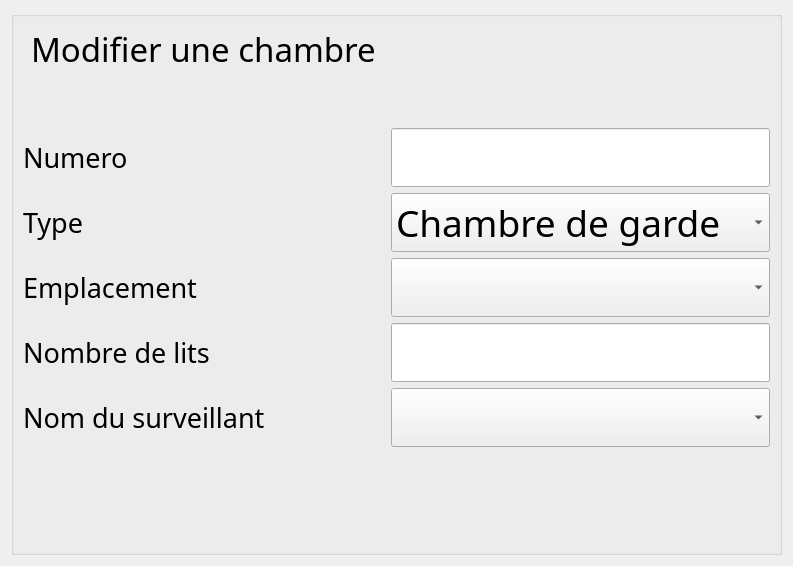
      <widget class="QWidget" name="ModifChambre">
       <layout class="QVBoxLayout" name="verticalLayout_74">
        <item>
         <widget class="QGroupBox" name="groupBox_10">
          <property name="font">
           <font>
            <family>Quicksand SemiBold</family>
            <pointsize>28</pointsize>
           </font>
          </property>
          <property name="title">
           <string/>
          </property>
          <layout class="QVBoxLayout" name="verticalLayout_72">
           <item>
            <layout class="QVBoxLayout" name="verticalLayout_71">
             <item>
              <layout class="QGridLayout" name="gridLayout_15">
               <item row="4" column="1">
                <widget class="QLineEdit" name="lineEdit_ModifNombreLits"/>
               </item>
               <item row="5" column="0">
                <widget class="QLabel" name="nomduSurveillant_3">
                 <property name="font">
                  <font>
                   <family>Quicksand SemiBold</family>
                   <pointsize>20</pointsize>
                  </font>
                 </property>
                 <property name="text">
                  <string>Nom du surveillant</string>
                 </property>
                </widget>
               </item>
               <item row="3" column="0">
                <widget class="QLabel" name="emplacement_3">
                 <property name="font">
                  <font>
                   <family>Quicksand SemiBold</family>
                   <pointsize>20</pointsize>
                  </font>
                 </property>
                 <property name="text">
                  <string>Emplacement</string>
                 </property>
                </widget>
               </item>
               <item row="1" column="1">
                <widget class="QLineEdit" name="lineEdit_ModifNumero">
                 <property name="readOnly">
                  <bool>false</bool>
                 </property>
                </widget>
               </item>
               <item row="2" column="1">
                <widget class="QComboBox" name="comboBox_ModifType">
                 <item>
                  <property name="text">
                   <string>Chambre de garde</string>
                  </property>
                 </item>
                 <item>
                  <property name="text">
                   <string>Chambre du patient</string>
                  </property>
                 </item>
                </widget>
               </item>
               <item row="3" column="1">
                <widget class="QComboBox" name="comboBox_ModifEmplacement"/>
               </item>
               <item row="5" column="1">
                <widget class="QComboBox" name="comboBox_ModifSurveillant"/>
               </item>
               <item row="1" column="0">
                <widget class="QLabel" name="numero_3">
                 <property name="font">
                  <font>
                   <family>Quicksand SemiBold</family>
                   <pointsize>20</pointsize>
                  </font>
                 </property>
                 <property name="text">
                  <string>Numero</string>
                 </property>
                </widget>
               </item>
               <item row="2" column="0">
                <widget class="QLabel" name="type_3">
                 <property name="font">
                  <font>
                   <family>Quicksand SemiBold</family>
                   <pointsize>20</pointsize>
                  </font>
                 </property>
                 <property name="text">
                  <string>Type</string>
                 </property>
                </widget>
               </item>
               <item row="4" column="0">
                <widget class="QLabel" name="nombredelits_3">
                 <property name="font">
                  <font>
                   <family>Quicksand SemiBold</family>
                   <pointsize>20</pointsize>
                  </font>
                 </property>
                 <property name="text">
                  <string>Nombre de lits</string>
                 </property>
                </widget>
               </item>
               <item row="0" column="0">
                <widget class="QLabel" name="label_74">
                 <property name="font">
                  <font>
                   <family>Quicksand SemiBold</family>
                   <pointsize>25</pointsize>
                  </font>
                 </property>
                 <property name="styleSheet">
                  <string notr="true">margin-bottom:50px;
</string>
                 </property>
                 <property name="text">
                  <string>Modifier une chambre</string>
                 </property>
                </widget>
               </item>
              </layout>
             </item>
             <item>
              <spacer name="verticalSpacer_38">
               <property name="orientation">
                <enum>Qt::Vertical</enum>
               </property>
               <property name="sizeHint" stdset="0">
                <size>
                 <width>20</width>
                 <height>40</height>
                </size>
               </property>
              </spacer>
             </item>
             <item>
              <layout class="QHBoxLayout" name="horizontalLayout_108">
               <item>
                <widget class="QPushButton" name="pushButton_annulerModifChambre">
                 <property name="maximumSize">
                  <size>
                   <width>50</width>
                   <height>50</height>
                  </size>
                 </property>
                 <property name="styleSheet">
                  <string notr="true">#pushButton_annulerModifChambre{
background-color: transparent;
border-image: url(:/pics/pics/precedent.png);
background: none;
border: none;
background-repeat: none;
}</string>
                 </property>
                 <property name="text">
                  <string/>
                 </property>
                </widget>
               </item>
               <item>
                <spacer name="horizontalSpacer_78">
                 <property name="orientation">
                  <enum>Qt::Horizontal</enum>
                 </property>
                 <property name="sizeHint" stdset="0">
                  <size>
                   <width>40</width>
                   <height>20</height>
                  </size>
                 </property>
                </spacer>
               </item>
               <item>
                <widget class="QPushButton" name="pushButton_ModifierChambre">
                 <property name="maximumSize">
                  <size>
                   <width>50</width>
                   <height>50</height>
                  </size>
                 </property>
                 <property name="styleSheet">
                  <string notr="true">#pushButton_ModifierChambre{
background-color: transparent;
border-image: url(:/pics/pics/valider.png);
background: none;
border: none;
background-repeat: none;
}</string>
                 </property>
                 <property name="text">
                  <string/>
                 </property>
                </widget>
               </item>
              </layout>
             </item>
            </layout>
           </item>
          </layout>
         </widget>
        </item>
       </layout>
      </widget>
